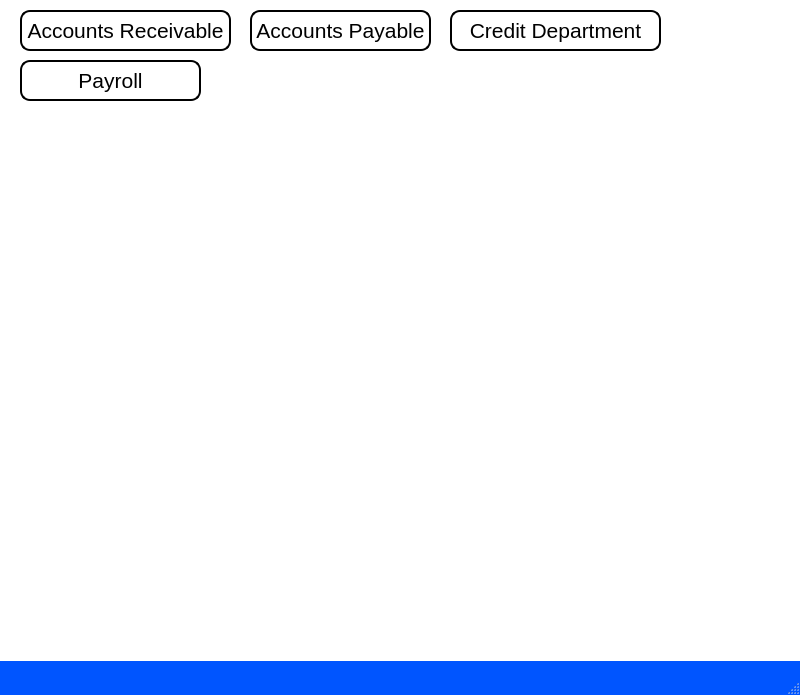
<?xml version="1.0" encoding="UTF-8"?>
<ui version="4.0">
 <class>MainWindow</class>
 <widget class="QMainWindow" name="MainWindow">
  <property name="geometry">
   <rect>
    <x>0</x>
    <y>0</y>
    <width>800</width>
    <height>695</height>
   </rect>
  </property>
  <property name="palette">
   <palette>
    <active>
     <colorrole role="WindowText">
      <brush brushstyle="SolidPattern">
       <color alpha="255">
        <red>0</red>
        <green>0</green>
        <blue>0</blue>
       </color>
      </brush>
     </colorrole>
     <colorrole role="Button">
      <brush brushstyle="SolidPattern">
       <color alpha="255">
        <red>0</red>
        <green>85</green>
        <blue>255</blue>
       </color>
      </brush>
     </colorrole>
     <colorrole role="Light">
      <brush brushstyle="SolidPattern">
       <color alpha="255">
        <red>127</red>
        <green>170</green>
        <blue>255</blue>
       </color>
      </brush>
     </colorrole>
     <colorrole role="Midlight">
      <brush brushstyle="SolidPattern">
       <color alpha="255">
        <red>63</red>
        <green>127</green>
        <blue>255</blue>
       </color>
      </brush>
     </colorrole>
     <colorrole role="Dark">
      <brush brushstyle="SolidPattern">
       <color alpha="255">
        <red>0</red>
        <green>42</green>
        <blue>127</blue>
       </color>
      </brush>
     </colorrole>
     <colorrole role="Mid">
      <brush brushstyle="SolidPattern">
       <color alpha="255">
        <red>0</red>
        <green>56</green>
        <blue>170</blue>
       </color>
      </brush>
     </colorrole>
     <colorrole role="Text">
      <brush brushstyle="SolidPattern">
       <color alpha="255">
        <red>0</red>
        <green>0</green>
        <blue>0</blue>
       </color>
      </brush>
     </colorrole>
     <colorrole role="BrightText">
      <brush brushstyle="SolidPattern">
       <color alpha="255">
        <red>255</red>
        <green>255</green>
        <blue>255</blue>
       </color>
      </brush>
     </colorrole>
     <colorrole role="ButtonText">
      <brush brushstyle="SolidPattern">
       <color alpha="255">
        <red>0</red>
        <green>0</green>
        <blue>0</blue>
       </color>
      </brush>
     </colorrole>
     <colorrole role="Base">
      <brush brushstyle="SolidPattern">
       <color alpha="255">
        <red>255</red>
        <green>255</green>
        <blue>255</blue>
       </color>
      </brush>
     </colorrole>
     <colorrole role="Window">
      <brush brushstyle="SolidPattern">
       <color alpha="255">
        <red>0</red>
        <green>85</green>
        <blue>255</blue>
       </color>
      </brush>
     </colorrole>
     <colorrole role="Shadow">
      <brush brushstyle="SolidPattern">
       <color alpha="255">
        <red>0</red>
        <green>0</green>
        <blue>0</blue>
       </color>
      </brush>
     </colorrole>
     <colorrole role="AlternateBase">
      <brush brushstyle="SolidPattern">
       <color alpha="255">
        <red>127</red>
        <green>170</green>
        <blue>255</blue>
       </color>
      </brush>
     </colorrole>
     <colorrole role="ToolTipBase">
      <brush brushstyle="SolidPattern">
       <color alpha="255">
        <red>255</red>
        <green>255</green>
        <blue>220</blue>
       </color>
      </brush>
     </colorrole>
     <colorrole role="ToolTipText">
      <brush brushstyle="SolidPattern">
       <color alpha="255">
        <red>0</red>
        <green>0</green>
        <blue>0</blue>
       </color>
      </brush>
     </colorrole>
    </active>
    <inactive>
     <colorrole role="WindowText">
      <brush brushstyle="SolidPattern">
       <color alpha="255">
        <red>0</red>
        <green>0</green>
        <blue>0</blue>
       </color>
      </brush>
     </colorrole>
     <colorrole role="Button">
      <brush brushstyle="SolidPattern">
       <color alpha="255">
        <red>0</red>
        <green>85</green>
        <blue>255</blue>
       </color>
      </brush>
     </colorrole>
     <colorrole role="Light">
      <brush brushstyle="SolidPattern">
       <color alpha="255">
        <red>127</red>
        <green>170</green>
        <blue>255</blue>
       </color>
      </brush>
     </colorrole>
     <colorrole role="Midlight">
      <brush brushstyle="SolidPattern">
       <color alpha="255">
        <red>63</red>
        <green>127</green>
        <blue>255</blue>
       </color>
      </brush>
     </colorrole>
     <colorrole role="Dark">
      <brush brushstyle="SolidPattern">
       <color alpha="255">
        <red>0</red>
        <green>42</green>
        <blue>127</blue>
       </color>
      </brush>
     </colorrole>
     <colorrole role="Mid">
      <brush brushstyle="SolidPattern">
       <color alpha="255">
        <red>0</red>
        <green>56</green>
        <blue>170</blue>
       </color>
      </brush>
     </colorrole>
     <colorrole role="Text">
      <brush brushstyle="SolidPattern">
       <color alpha="255">
        <red>0</red>
        <green>0</green>
        <blue>0</blue>
       </color>
      </brush>
     </colorrole>
     <colorrole role="BrightText">
      <brush brushstyle="SolidPattern">
       <color alpha="255">
        <red>255</red>
        <green>255</green>
        <blue>255</blue>
       </color>
      </brush>
     </colorrole>
     <colorrole role="ButtonText">
      <brush brushstyle="SolidPattern">
       <color alpha="255">
        <red>0</red>
        <green>0</green>
        <blue>0</blue>
       </color>
      </brush>
     </colorrole>
     <colorrole role="Base">
      <brush brushstyle="SolidPattern">
       <color alpha="255">
        <red>255</red>
        <green>255</green>
        <blue>255</blue>
       </color>
      </brush>
     </colorrole>
     <colorrole role="Window">
      <brush brushstyle="SolidPattern">
       <color alpha="255">
        <red>0</red>
        <green>85</green>
        <blue>255</blue>
       </color>
      </brush>
     </colorrole>
     <colorrole role="Shadow">
      <brush brushstyle="SolidPattern">
       <color alpha="255">
        <red>0</red>
        <green>0</green>
        <blue>0</blue>
       </color>
      </brush>
     </colorrole>
     <colorrole role="AlternateBase">
      <brush brushstyle="SolidPattern">
       <color alpha="255">
        <red>127</red>
        <green>170</green>
        <blue>255</blue>
       </color>
      </brush>
     </colorrole>
     <colorrole role="ToolTipBase">
      <brush brushstyle="SolidPattern">
       <color alpha="255">
        <red>255</red>
        <green>255</green>
        <blue>220</blue>
       </color>
      </brush>
     </colorrole>
     <colorrole role="ToolTipText">
      <brush brushstyle="SolidPattern">
       <color alpha="255">
        <red>0</red>
        <green>0</green>
        <blue>0</blue>
       </color>
      </brush>
     </colorrole>
    </inactive>
    <disabled>
     <colorrole role="WindowText">
      <brush brushstyle="SolidPattern">
       <color alpha="255">
        <red>0</red>
        <green>42</green>
        <blue>127</blue>
       </color>
      </brush>
     </colorrole>
     <colorrole role="Button">
      <brush brushstyle="SolidPattern">
       <color alpha="255">
        <red>0</red>
        <green>85</green>
        <blue>255</blue>
       </color>
      </brush>
     </colorrole>
     <colorrole role="Light">
      <brush brushstyle="SolidPattern">
       <color alpha="255">
        <red>127</red>
        <green>170</green>
        <blue>255</blue>
       </color>
      </brush>
     </colorrole>
     <colorrole role="Midlight">
      <brush brushstyle="SolidPattern">
       <color alpha="255">
        <red>63</red>
        <green>127</green>
        <blue>255</blue>
       </color>
      </brush>
     </colorrole>
     <colorrole role="Dark">
      <brush brushstyle="SolidPattern">
       <color alpha="255">
        <red>0</red>
        <green>42</green>
        <blue>127</blue>
       </color>
      </brush>
     </colorrole>
     <colorrole role="Mid">
      <brush brushstyle="SolidPattern">
       <color alpha="255">
        <red>0</red>
        <green>56</green>
        <blue>170</blue>
       </color>
      </brush>
     </colorrole>
     <colorrole role="Text">
      <brush brushstyle="SolidPattern">
       <color alpha="255">
        <red>0</red>
        <green>42</green>
        <blue>127</blue>
       </color>
      </brush>
     </colorrole>
     <colorrole role="BrightText">
      <brush brushstyle="SolidPattern">
       <color alpha="255">
        <red>255</red>
        <green>255</green>
        <blue>255</blue>
       </color>
      </brush>
     </colorrole>
     <colorrole role="ButtonText">
      <brush brushstyle="SolidPattern">
       <color alpha="255">
        <red>0</red>
        <green>42</green>
        <blue>127</blue>
       </color>
      </brush>
     </colorrole>
     <colorrole role="Base">
      <brush brushstyle="SolidPattern">
       <color alpha="255">
        <red>0</red>
        <green>85</green>
        <blue>255</blue>
       </color>
      </brush>
     </colorrole>
     <colorrole role="Window">
      <brush brushstyle="SolidPattern">
       <color alpha="255">
        <red>0</red>
        <green>85</green>
        <blue>255</blue>
       </color>
      </brush>
     </colorrole>
     <colorrole role="Shadow">
      <brush brushstyle="SolidPattern">
       <color alpha="255">
        <red>0</red>
        <green>0</green>
        <blue>0</blue>
       </color>
      </brush>
     </colorrole>
     <colorrole role="AlternateBase">
      <brush brushstyle="SolidPattern">
       <color alpha="255">
        <red>0</red>
        <green>85</green>
        <blue>255</blue>
       </color>
      </brush>
     </colorrole>
     <colorrole role="ToolTipBase">
      <brush brushstyle="SolidPattern">
       <color alpha="255">
        <red>255</red>
        <green>255</green>
        <blue>220</blue>
       </color>
      </brush>
     </colorrole>
     <colorrole role="ToolTipText">
      <brush brushstyle="SolidPattern">
       <color alpha="255">
        <red>0</red>
        <green>0</green>
        <blue>0</blue>
       </color>
      </brush>
     </colorrole>
    </disabled>
   </palette>
  </property>
  <property name="windowTitle">
   <string>MainWindow</string>
  </property>
  <widget class="QWidget" name="centralwidget">
   <widget class="QPushButton" name="acct_rcv_Button">
    <property name="geometry">
     <rect>
      <x>20</x>
      <y>10</y>
      <width>211</width>
      <height>41</height>
     </rect>
    </property>
    <property name="font">
     <font>
      <pointsize>16</pointsize>
     </font>
    </property>
    <property name="styleSheet">
     <string notr="true">QPushButton{background-color: white;
border: 2px solid black;
border-radius: 10px;}
QPushButton:hover{background-color:rgb(85, 255, 255);
border: 2px solidrgb(85, 255, 255);
}</string>
    </property>
    <property name="text">
     <string>Accounts Receivable</string>
    </property>
    <property name="autoDefault">
     <bool>false</bool>
    </property>
   </widget>
   <widget class="QPushButton" name="credit_dept_button">
    <property name="geometry">
     <rect>
      <x>450</x>
      <y>10</y>
      <width>211</width>
      <height>41</height>
     </rect>
    </property>
    <property name="font">
     <font>
      <pointsize>16</pointsize>
     </font>
    </property>
    <property name="styleSheet">
     <string notr="true">QPushButton{background-color: white;
border: 2px solid black;
border-radius: 10px;}
QPushButton:hover{background-color:rgb(85, 255, 255);
border: 2px solidrgb(85, 255, 255);
}</string>
    </property>
    <property name="text">
     <string>Credit Department</string>
    </property>
    <property name="autoDefault">
     <bool>false</bool>
    </property>
   </widget>
   <widget class="QPushButton" name="acct_pay_Button">
    <property name="geometry">
     <rect>
      <x>250</x>
      <y>10</y>
      <width>181</width>
      <height>41</height>
     </rect>
    </property>
    <property name="font">
     <font>
      <pointsize>16</pointsize>
     </font>
    </property>
    <property name="styleSheet">
     <string notr="true">QPushButton{background-color: white;
border: 2px solid black;
border-radius: 10px;}
QPushButton:hover{background-color:rgb(85, 255, 255);
border: 2px solidrgb(85, 255, 255);
}</string>
    </property>
    <property name="text">
     <string>Accounts Payable</string>
    </property>
    <property name="autoDefault">
     <bool>false</bool>
    </property>
   </widget>
   <widget class="QPushButton" name="payroll_button">
    <property name="geometry">
     <rect>
      <x>20</x>
      <y>60</y>
      <width>181</width>
      <height>41</height>
     </rect>
    </property>
    <property name="font">
     <font>
      <pointsize>16</pointsize>
     </font>
    </property>
    <property name="styleSheet">
     <string notr="true">QPushButton{background-color: white;
border: 2px solid black;
border-radius: 10px;}
QPushButton:hover{background-color:rgb(85, 255, 255);
border: 2px solidrgb(85, 255, 255);
}</string>
    </property>
    <property name="text">
     <string>Payroll</string>
    </property>
    <property name="autoDefault">
     <bool>false</bool>
    </property>
   </widget>
   <widget class="QLabel" name="label">
    <property name="geometry">
     <rect>
      <x>0</x>
      <y>0</y>
      <width>801</width>
      <height>661</height>
     </rect>
    </property>
    <property name="styleSheet">
     <string notr="true">background-image: url(:/Accounting/Accounting2.png);
background-repeat: no-repeat;
background-position: center;
background-attachment: fixed;
background-color: white; /* Fallback color */</string>
    </property>
    <property name="text">
     <string/>
    </property>
   </widget>
   <zorder>label</zorder>
   <zorder>acct_rcv_Button</zorder>
   <zorder>credit_dept_button</zorder>
   <zorder>acct_pay_Button</zorder>
   <zorder>payroll_button</zorder>
  </widget>
  <widget class="QMenuBar" name="menubar">
   <property name="geometry">
    <rect>
     <x>0</x>
     <y>0</y>
     <width>800</width>
     <height>21</height>
    </rect>
   </property>
  </widget>
  <widget class="QStatusBar" name="statusbar"/>
 </widget>
 <resources>
  <include location="Accounting.qrc"/>
 </resources>
 <connections/>
</ui>
